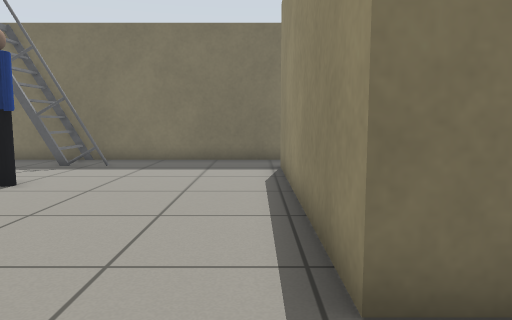
View 1 (above)

17 first-person views from a walk through a robot-simulator world made for Gazebo. The camera is 0.72 m above the floor, tilts 6° down and sees 70° across. The floor is counted in squares, 0.5 m on a side. Each view is taken from the middle of a square. On the plan, view 1 faces up. The plan holds only what a view shows up to about 16 squares ahead; the rest is blank. Simple patterns stand in for the simulator's built-in surfaces. Simple shapes stand in for some stock models.

View 2
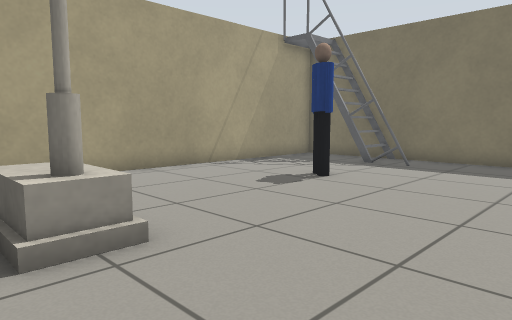

View 3
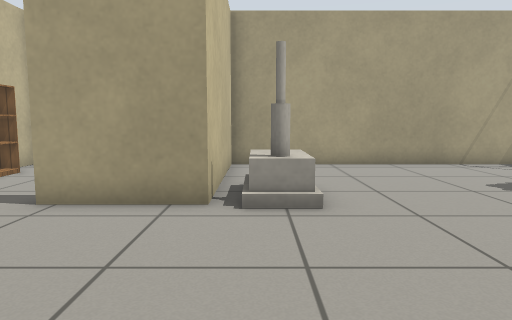

View 4
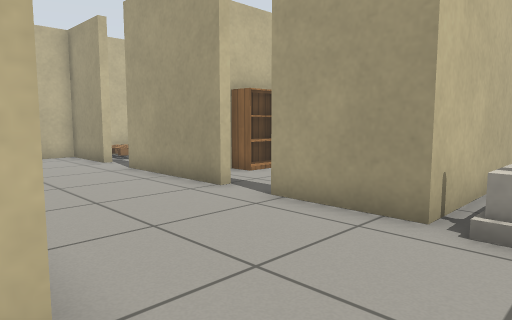

View 5
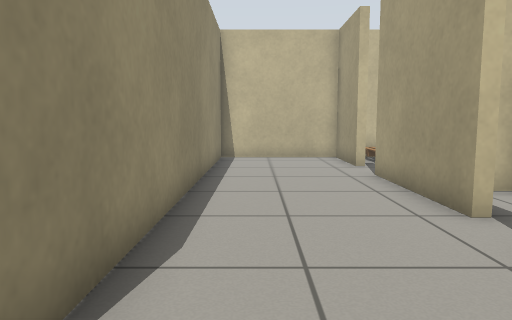

View 6
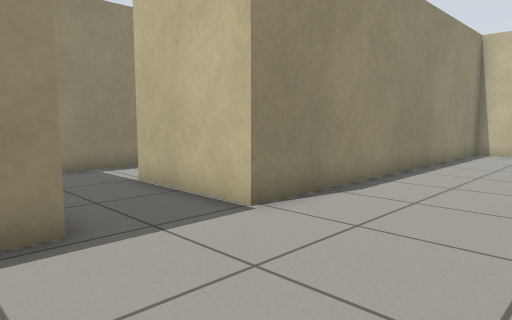

View 7
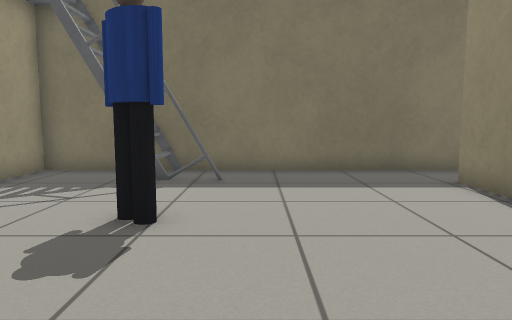

View 8
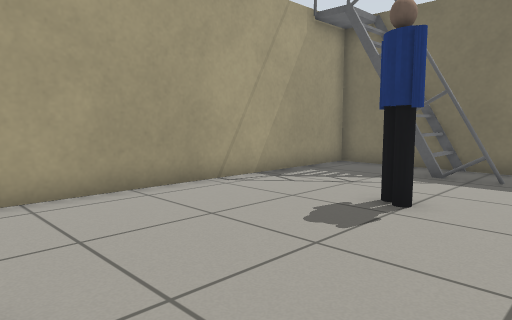

View 9
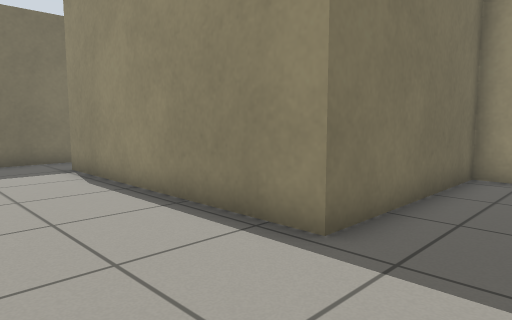

View 10
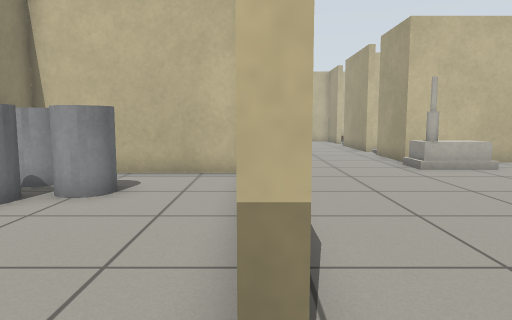

View 11
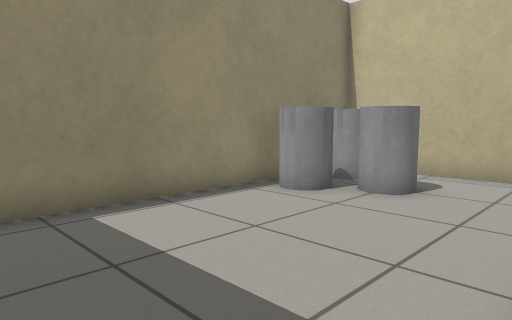

View 12
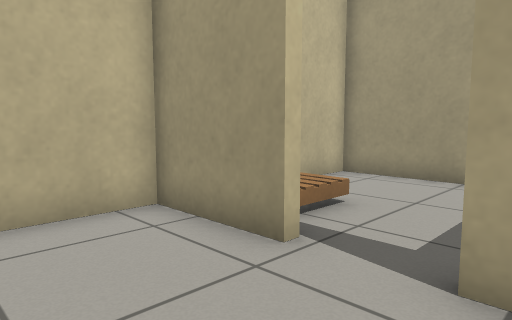

View 13
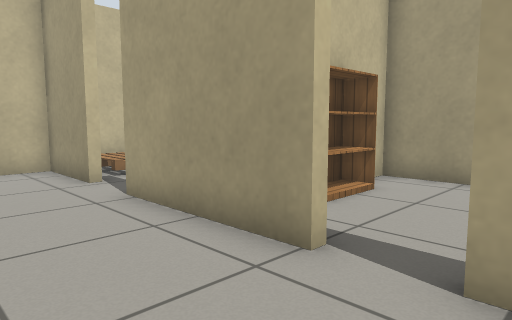

View 14
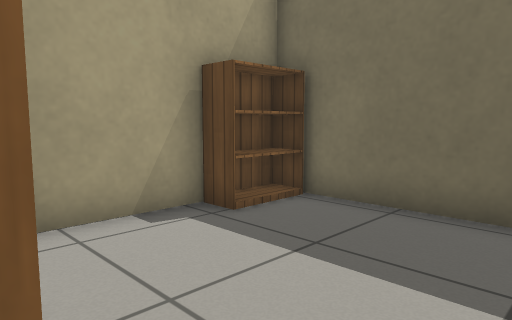

View 15
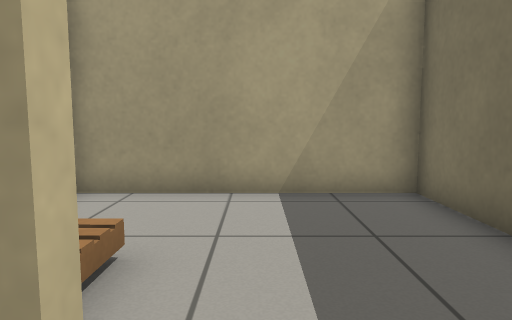

View 16
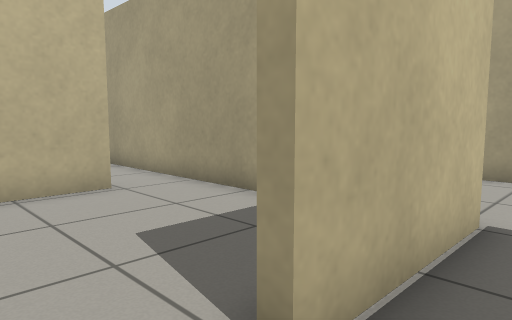

View 17
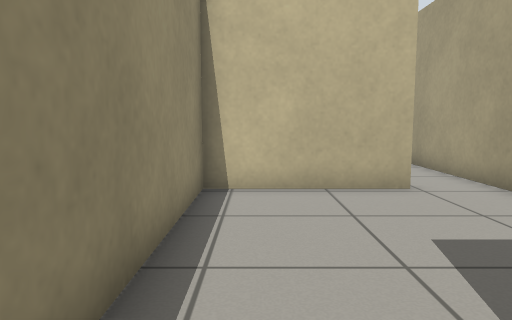

### Floor plan
Ten units are one square. View 1 is at (0, 0); x grows to the right and y downward. Boxes are objects, and circles mark ways between rooms. Rooms are numbered by the first view taken in them; rooms with no view inside come last. Other rooms are left out.
<svg viewBox="-110 -142 186 284">
<path fill="none" stroke="#000" d="M4 25 4 3 45 3M20 -137 -103 -137 -103 -2 -42 -2 -42 29M71 16 71 -26 8 -26 8 -116M-42 108 -42 137 4 137 4 25M-42 44 -42 89M-46 44 -42 44M-59 1 -103 1 -103 65 -59 65M15 -29 71 -29 71 -120M-46 108 -42 108M-75 68 -103 68 -103 137 -82 137M-66 137 -54 137M7 42 7 76M26 67 46 67M46 67 71 67 71 16"/>
<rect x="-85" y="-135" width="40" height="20" fill="#bbb"><title>ladder</title></rect>
<rect x="-65" y="-25" width="30" height="20" fill="#bbb"><title>house</title></rect>
<rect x="-65" y="-85" width="20" height="10" fill="#bbb"><title>person</title></rect>
<rect x="-105" y="5" width="10" height="10" fill="#bbb"><title>bookshelf</title></rect>
<rect x="-85" y="55" width="20" height="10" fill="#bbb"><title>bookshelf</title></rect>
<rect x="35" y="-65" width="20" height="20" fill="#bbb"><title>grey cylinder</title></rect>
<rect x="45" y="-75" width="20" height="20" fill="#bbb"><title>grey cylinder</title></rect>
<rect x="55" y="-55" width="10" height="20" fill="#bbb"><title>grey cylinder</title></rect>
<rect x="-75" y="115" width="30" height="20" fill="#bbb"><title>pallet</title></rect>
<circle cx="-20" cy="15" r="3" fill="#2a7"/>
<circle cx="10" cy="-125" r="3" fill="#2a7"/>
<circle cx="55" cy="10" r="3" fill="#2a7"/>
<circle cx="-40" cy="35" r="3" fill="#2a7"/>
<circle cx="-40" cy="95" r="3" fill="#2a7"/>
<circle cx="35" cy="40" r="3" fill="#2a7"/>
<text x="-40" y="-60">1</text>
<text x="-20" y="80">2</text>
<text x="-70" y="40">3</text>
<text x="40" y="-90">4</text>
<text x="-70" y="100">5</text>
<text x="20" y="40">6</text>
<text x="50" y="40">7</text>
</svg>
Room 1 opens to room 2. Room 1 opens to room 4. Room 1 opens to room 7. Room 2 opens to room 3. Room 2 opens to room 5. Room 6 opens to room 7.

Where each view was taken, in squares from view 1:
view 1: 0 up, 0 right, facing up
view 2: 0 up, 0 right, facing up-left
view 3: 1 up, 2 right, facing left
view 4: 2 up, 1 right, facing down-left
view 5: 1 up, 1 left, facing down
view 6: 4 up, 4 left, facing down-right
view 7: 3 up, 4 left, facing up
view 8: 2 up, 3 left, facing up-left
view 9: 0 up, 3 left, facing up-right
view 10: 13 up, 1 right, facing down
view 11: 13 up, 1 right, facing down-right
view 12: 8 down, 1 left, facing down-left
view 13: 2 down, 1 left, facing down-left
view 14: 6 down, 5 left, facing up-left
view 15: 10 down, 3 left, facing left
view 16: 1 up, 6 right, facing down-left
view 17: 1 up, 6 right, facing down
